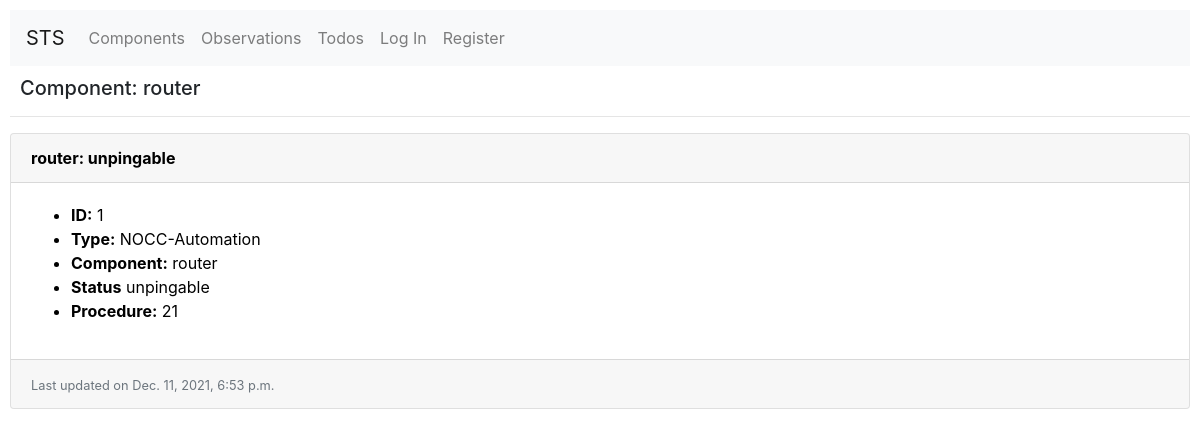
The page /component/1 on the database its author committed.
### todo/models.py (models this page shows, shortened)
class Observation(models.Model):
    type = models.CharField(max_length=32, default="NOCC-Automation")
    version = models.IntegerField(default=0)
    component = models.ForeignKey(
        Component,
        on_delete=models.CASCADE,
        related_name="observations"
    )
    status = models.CharField(
        max_length=48,
        default="other",
        validators=[
            RegexValidator(
                regex='[^\S+]',
                message="Your status should not contain spaces. Use underscores instead.",
                code="error_spaces",
                inverse_match=True
            )
        ]
    )
    procedure = models.PositiveIntegerField(
        validators=[MinValueValidator(1), MaxValueValidator(10000)]
    )
    created_at = models.DateTimeField(auto_now_add=True)
    updated_at = models.DateTimeField(auto_now=True)

class Component(models.Model):
    ROUTER = 'router'
    SWITCH = 'switch'
    RACK = 'rack'
    CAMERA = 'camera'
    SERVER = 'server'
    DISK = 'disk'
    RAM = 'ram'
    INTERFACE = 'interface'
    OTHER = 'other'
    COMPONENT_CHOICES = (
        (ROUTER, 'router'),
        (SWITCH, 'switch'),
        (RACK, 'rack'),
        (CAMERA, 'camera'),
        (SERVER, 'server'),
        (DISK, 'disk'),
        (RAM, 'ram'),
        (INTERFACE, 'interface'),
        (OTHER, 'other')
    )
    type = models.CharField(
        max_length=16,
        choices=COMPONENT_CHOICES
    )
    def __str__(self):
        return f"{self.type}"

### todo/views.py (the view)
# urls.py: path("component/<int:component_id>", views.component, name="component"),
def component(request, component_id):
    if request.method == 'GET':
        component = get_object_or_404(Component, id=component_id)
        observation_list = Observation.objects.filter(component=component.id)
        return render(request, 'todo/component.html', {
            "title": f"Component: {component}",
            "observation_list": observation_list
        })

### todo/templates/todo/component.html
{% extends "todo/layout.html" %}
{% block body %}
    <h5>{{ title }}</h5>
    <hr>
    <div id="observation-view" class="list-view">
        {% for observation in observation_list %}
            <div class="card mb-3">
                <a href="{% url 'observation' observation.id %}">
                    <div class="card-header">
                        <strong>{{ observation.component }}: {{ observation.status }}</strong>
                    </div>
                    <div class="row no-gutters">
                        <div class="card-body">
                            <ul>
                                <li class="card-text"><strong>ID:</strong> {{ observation.id }}</li>
                                <li class="card-text"><strong>Type:</strong> {{ observation.type }}</li>
                                <li class="card-text"><strong>Component:</strong> {{ observation.component }}</li>
                                <li class="card-text"><strong>Status</strong> {{ observation.status }}</li>
                                <li class="card-text"><strong>Procedure:</strong> {{ observation.procedure }}</li>
                            </ul>
                        </div>
                    </div>
                    <div class="card-footer">
                        {% if observation.updated_by %}
                            <small class="text-muted">Last updated by {{ observation.updated_by }} at {{ observation.updated_at }}</small>
                        {% else %}
                            <small class="text-muted">Last updated on {{ observation.updated_at }}</small>
                        {% endif %}
                    </div>
                </a>
            </div>
        {% empty %}
            No observations.
        {% endfor %}
</div>
{% endblock %}

### todo/static/todo/styles.css (style rules this page uses)
body { padding: 10px; }
h5 { padding-top: 10px; padding-left: 10px }
.card > a { text-decoration: none; color: black; }

### rows shown on the page
Observation: component "router", status "unpingable", id "1", type "NOCC-Automation", procedure "21", updated_at "Dec. 11, 2021, 6:53 p.m."

### other values the page prints
{{ title }} "Component: router"
